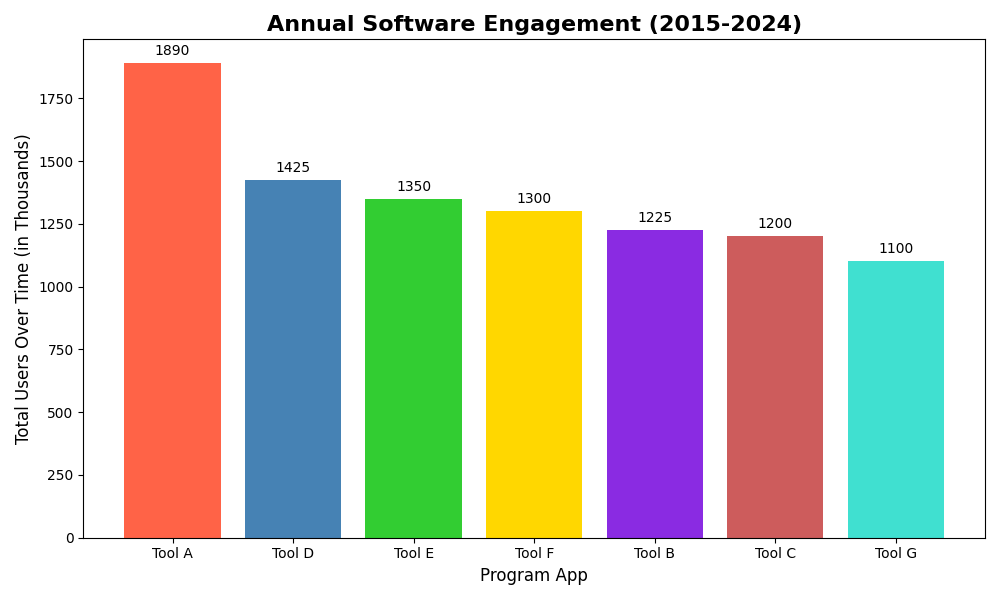

The Python source for this figure:
import numpy as np
import matplotlib.pyplot as plt

software_tools = ["Tool D", "Tool A", "Tool E", "Tool B", "Tool F", "Tool C", "Tool G"]
cumulative_active_users = np.array([1425, 1890, 1350, 1225, 1300, 1200, 1100])

sorted_indices = np.argsort(cumulative_active_users)[::-1]
sorted_tools = [software_tools[i] for i in sorted_indices]
sorted_active_users = cumulative_active_users[sorted_indices]

fig, ax = plt.subplots(figsize=(10, 6))

new_colors = ['#FF6347', '#4682B4', '#32CD32', '#FFD700', '#8A2BE2', '#CD5C5C', '#40E0D0']
ax.bar(sorted_tools, sorted_active_users, color=new_colors)

# Randomly altered textual elements
ax.set_xlabel('Program App', fontsize=12)
ax.set_ylabel('Total Users Over Time (in Thousands)', fontsize=12)
ax.set_title('Annual Software Engagement (2015-2024)', fontsize=16, fontweight='bold')

for i, v in enumerate(sorted_active_users):
    ax.text(i, v + 20, str(v), ha='center', va='bottom', fontsize=10)

plt.tight_layout()
plt.show()
